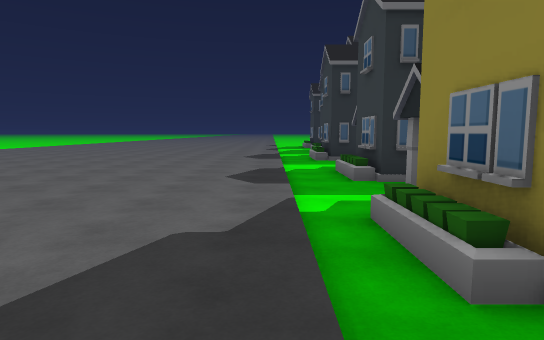
[1] (above)

24 first-person views from a walk through a Unity game level. The camera is 1.4 m above the floor, tilts 6° down and sees 75° across. The floor is counted in squares, 2 m on a side. Each view is taken from the middle of a square. On the plan, view 1 faces up. The plan holds only what a view shows up to about 11 squares ahead; the rest is blank. The place goes on beyond the plan.

[2]
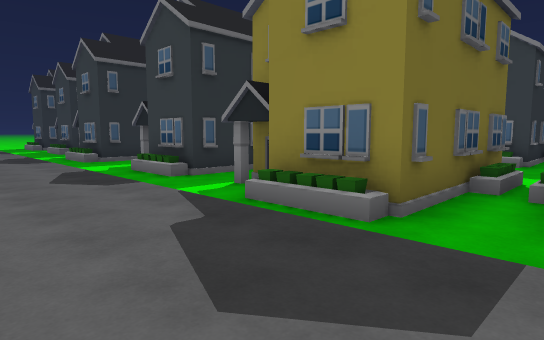

[3]
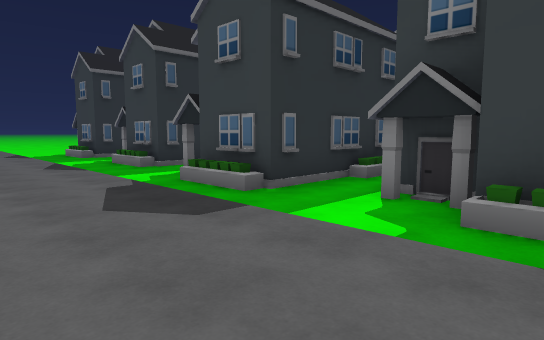

[4]
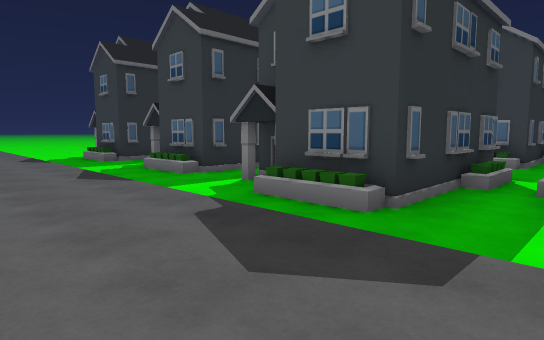

[5]
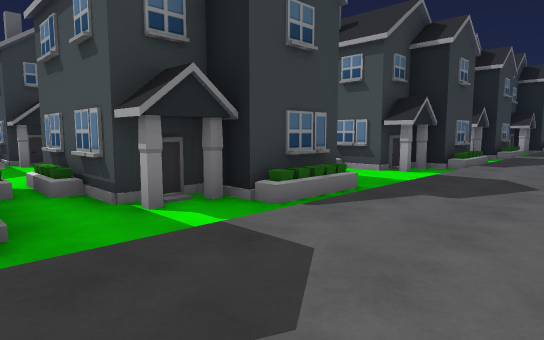

[6]
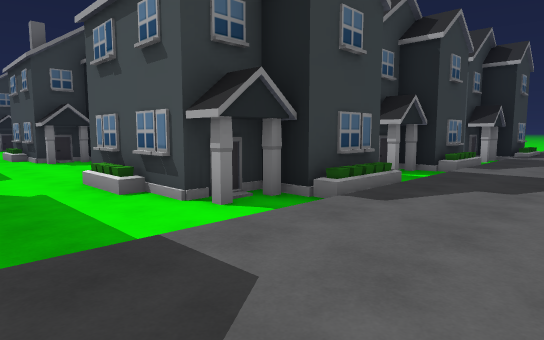

[7]
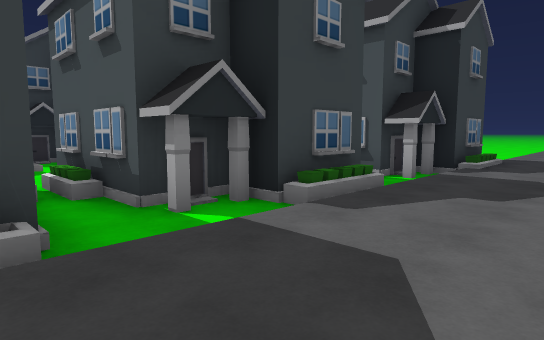

[8]
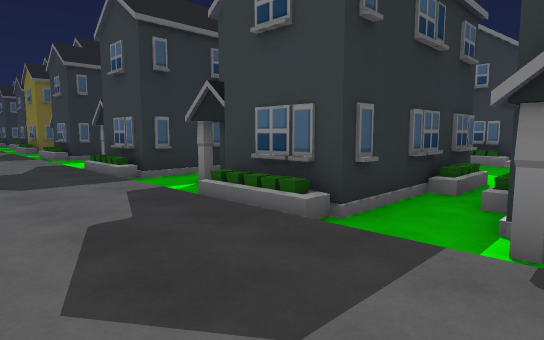

[9]
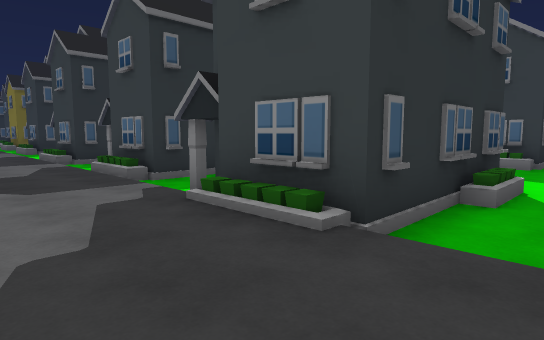

[10]
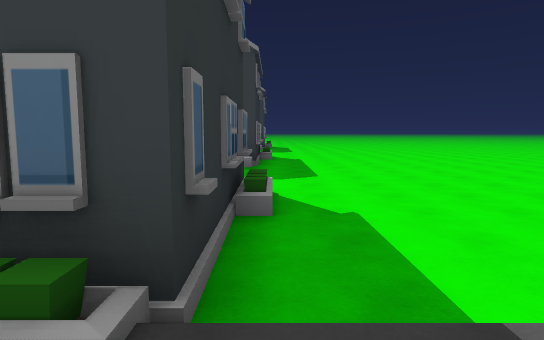

[11]
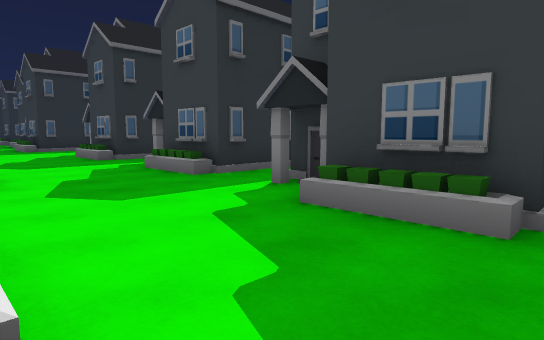

[12]
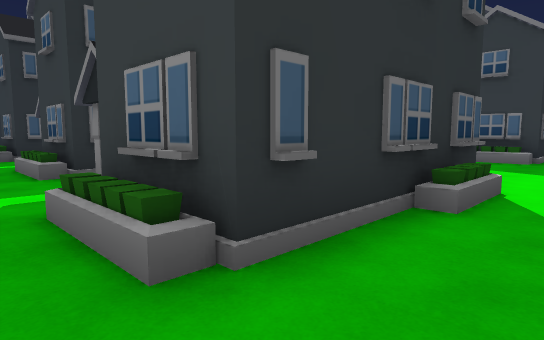

[13]
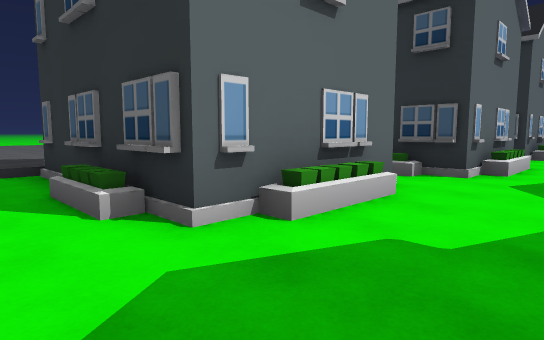

[14]
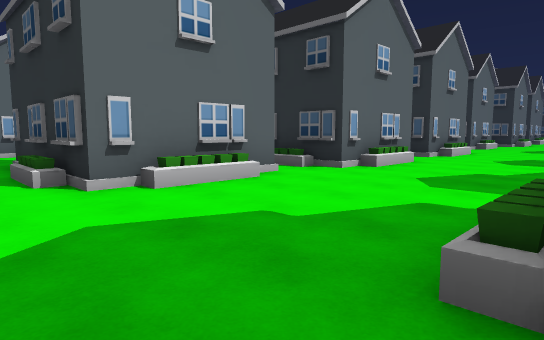

[15]
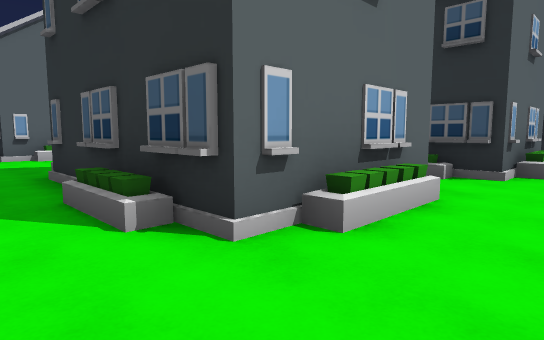

[16]
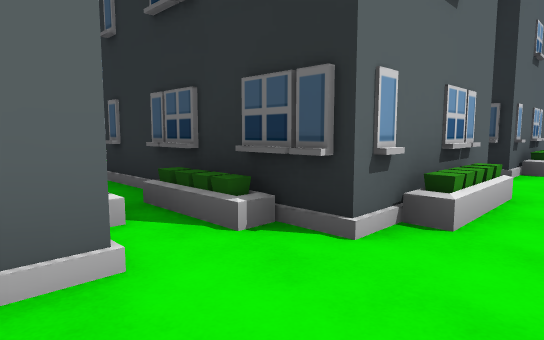

[17]
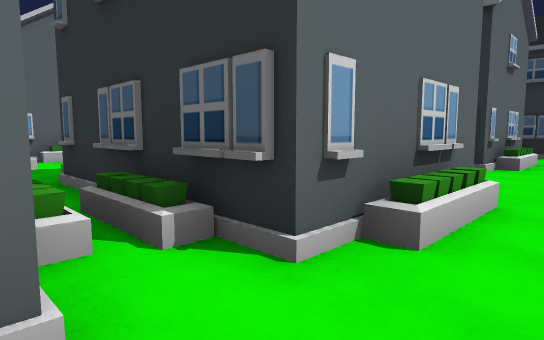

[18]
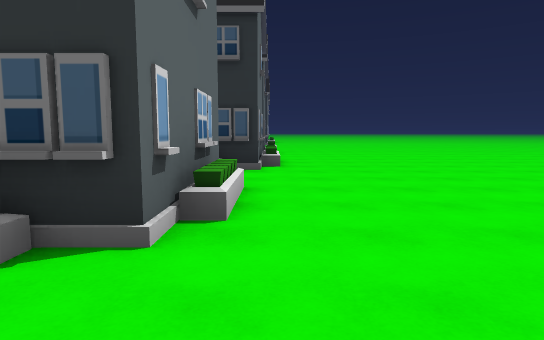

[19]
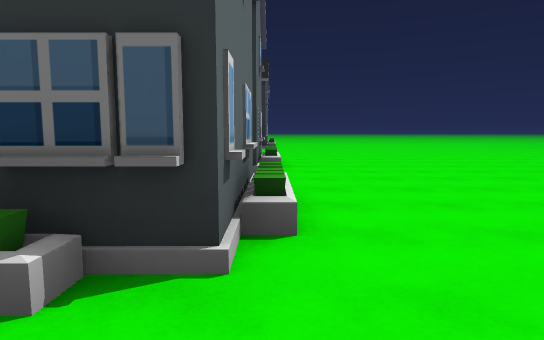

[20]
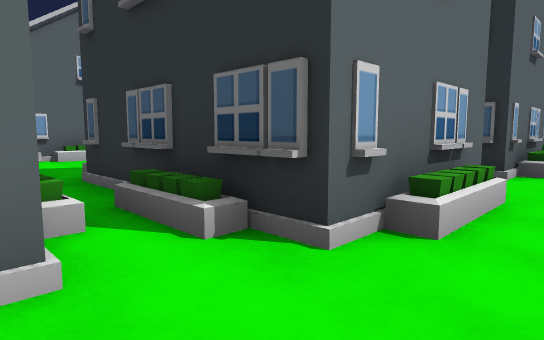

[21]
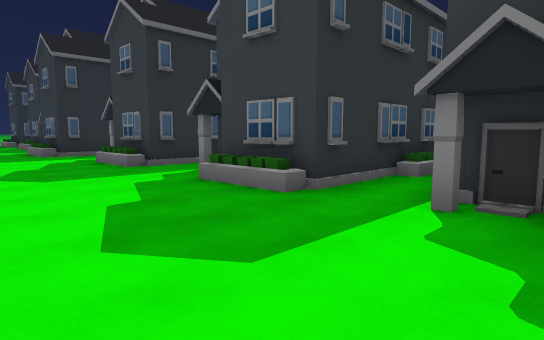

[22]
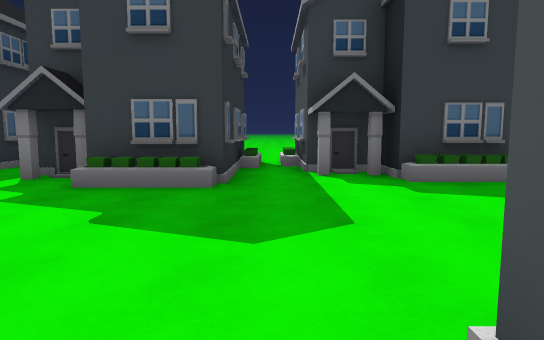

[23]
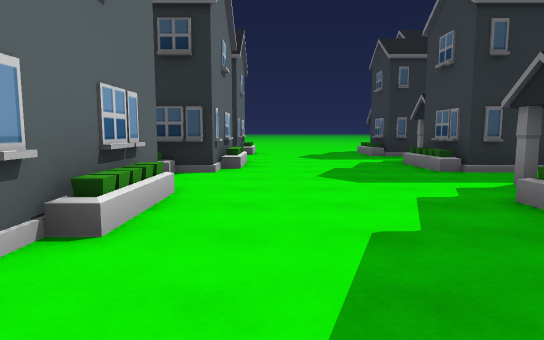

[24]
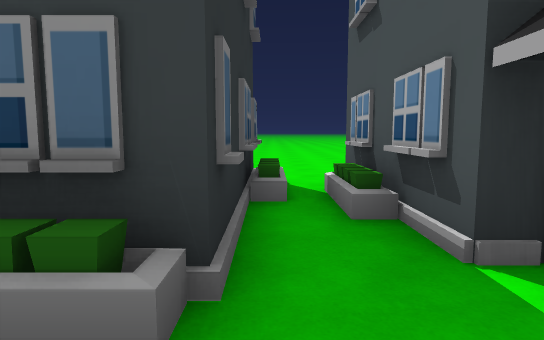

### Floor plan
Key: @ floor where view 1 was taken; # wall or solid block; . main floor; : floor 0.25 m higher than the main floor; / step, stairs or slope; H house.
Columns run from 2 left of view 1 to 23 right of it. Each row starts with its distance up from view 1.
 20   :.H#         #...H#
 19  ::...         ......
 18  ::..H         #....H
 17  ::./          #...H
 16  ::./##        #...H#
 15  ::...       HH.....HHHH..
 14  ::..#        #.....####..
 13 :::.##        #.....#
 12 :::.#         #....##
 11 :::.####H.### H....####H
 10 :::.........  ........//..
  9 :::..#     HH  #....H###/.
  8 :::.##          ....##  /.
  7 :::.##           ..H##  /.
  6 :::.###          ...####/.
  5 :::..H     H     ...H   /.
  4 :::.H      H     ...H   H.
  3 :::/#          #...H    /.
  2 :::/####  .H####...H####H.
  1 :::.........    ..........
  0 ::@.H### ..##   ....#  #..
 -1 :::H##          ...    #..
 -2 :::H                  ##..
 -3 :::/   H             H#H..
 -4 :::.........           ...
 -5 :::..HH......HH         .
 -6 :::.#  # ..H#           /.
 -7 :::##  # ..##  #.. H    /.
 -8 :::H####...#####...H  ##/.
 -9 :::..//.....   .......//..
-10 :::.####...HH  #... H  #/.
-11 :::##  #...##  #...     H.
-12 :::H#  #...##  #...H    /.
-13 :::#####...#####... ####/.
-14 :::..H/..... H.....  HH...
-15 :::H   /...#  #....    #..
-16 :::#   /..##  #....#   #..
-17 ::H#  #/..##  #....#  ##..
-18 :::..//....../.......//...
-19 :::........... ..... .....

Positions as (right, up) in squares from view 1, and headings:
1: (0, 0), facing up
2: (-2, 0), facing up-right
3: (-2, 7), facing up-right
4: (-2, 9), facing up-right
5: (-2, 2), facing down-right
6: (-2, -3), facing down-right
7: (-2, -8), facing down-right
8: (-2, -15), facing up-right
9: (-2, -19), facing up-right
10: (-1, -18), facing right
11: (5, -18), facing up-right
12: (7, -19), facing up-right
13: (7, -19), facing up-left
14: (17, -19), facing up-left
15: (23, -19), facing up-left
16: (23, -15), facing up-left
17: (23, -10), facing up-left
18: (22, -5), facing up
19: (22, 0), facing up
20: (23, 0), facing up-left
21: (14, -1), facing up-right
22: (12, 10), facing right
23: (14, 9), facing up
24: (16, 15), facing right
